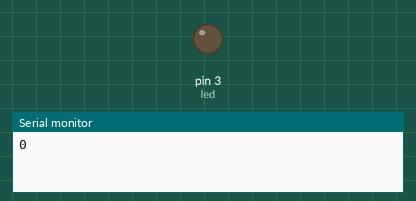
Recording of a sketch running on a simulated Arduino Uno, built with avr-gcc and run on an emulated ATmega328P. On the bench: output pins drawn as LEDs (lit = HIGH), the last lines printed to the serial monitor.

Above: at 0.05 s.
At 3.45 s:
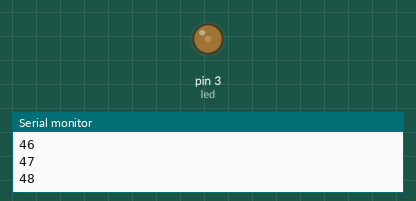
At 6.9 s:
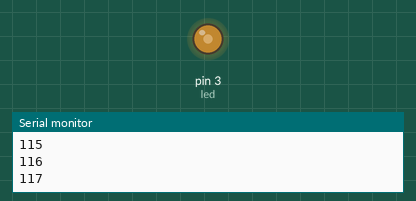
At 13.8 s:
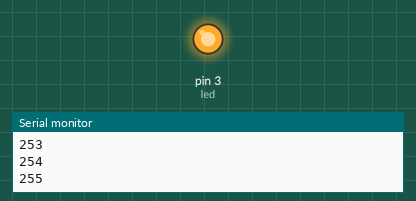
Timing chart, 0 to 18.0 s (numbered marks = the images above):
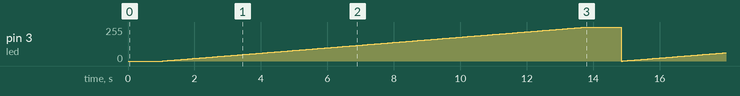

Measured:
- by itself, pin 3 (led): ramps from 0/255 to 255/255 and jumps back, once every 13.8 s

The sketch:

09_04_26_variandoled.ino
```cpp
#define led 3

void setup()
{
  Serial.begin(9600);
  pinMode(led, OUTPUT);
}

void loop()
{
  for(int cont = 0; cont <= 255; cont++){

    Serial.println(cont);

    if( cont == 0){
      	delay(1000);
    }

	analogWrite(led, cont);

    delay(50);

  }
}
  
```
